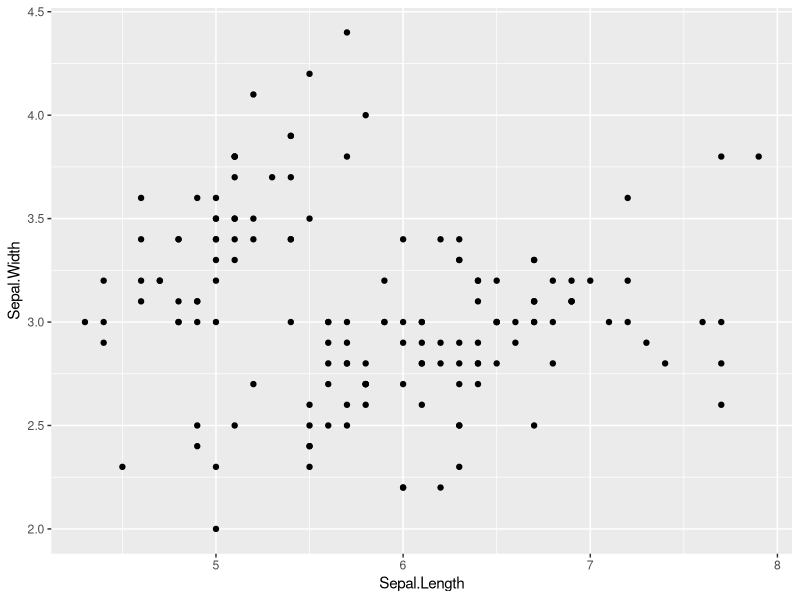
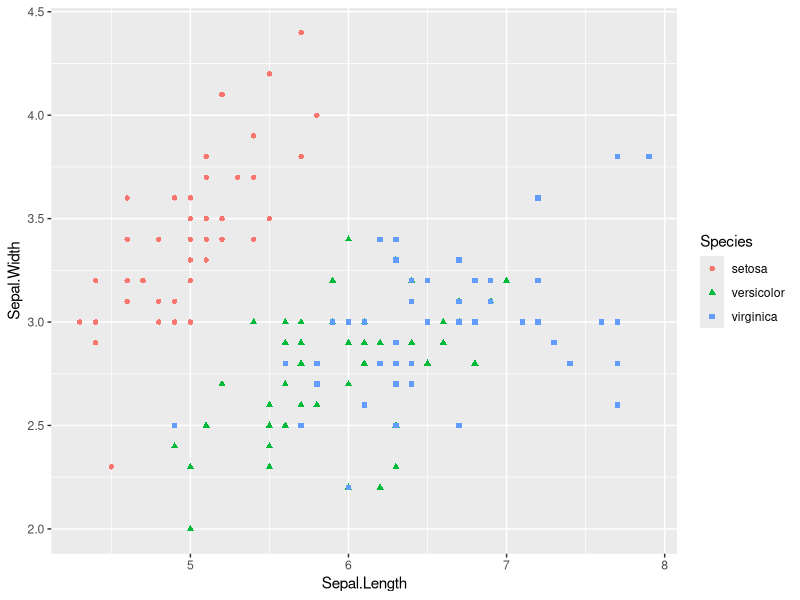
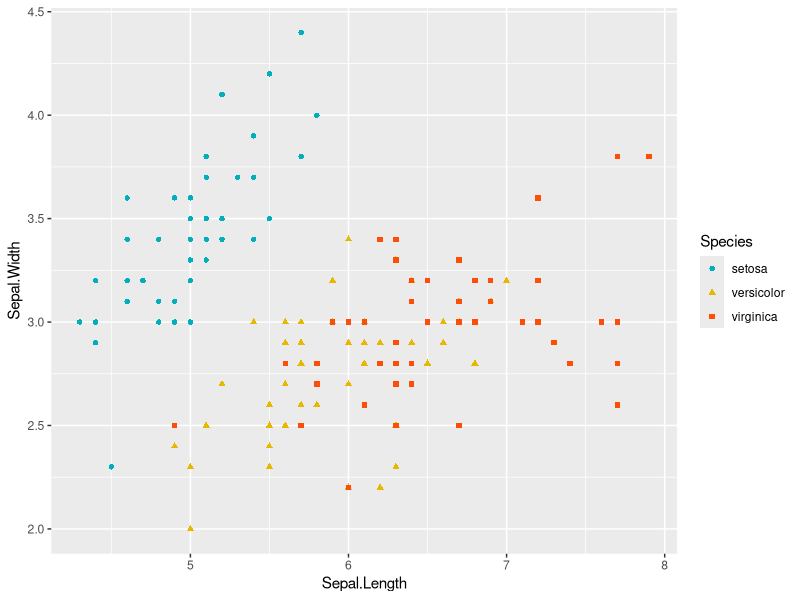
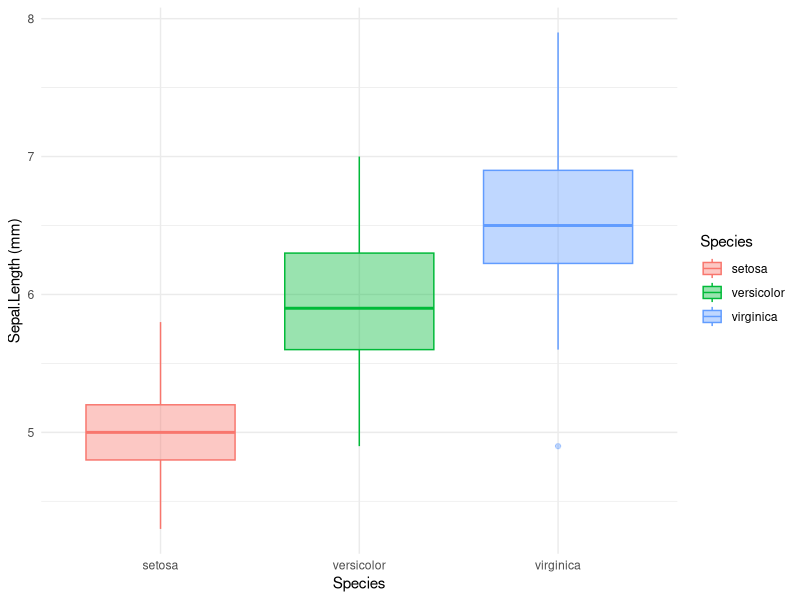
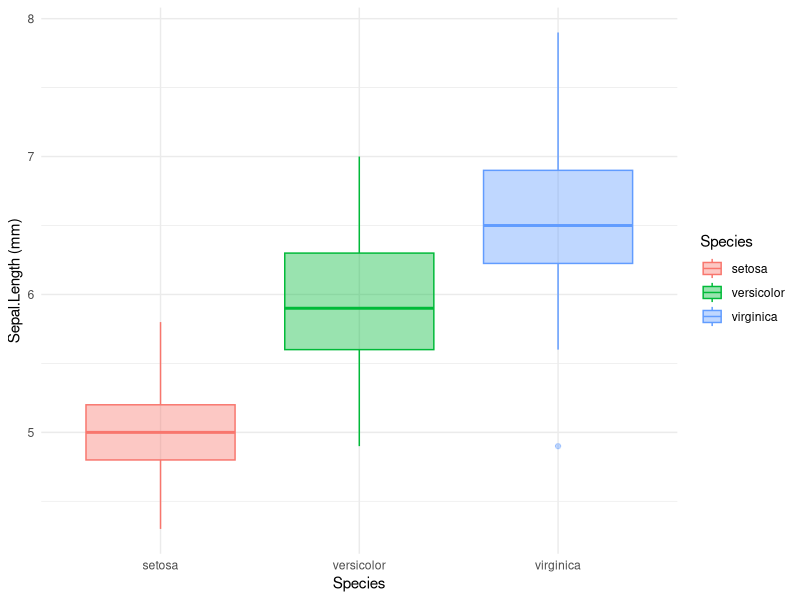
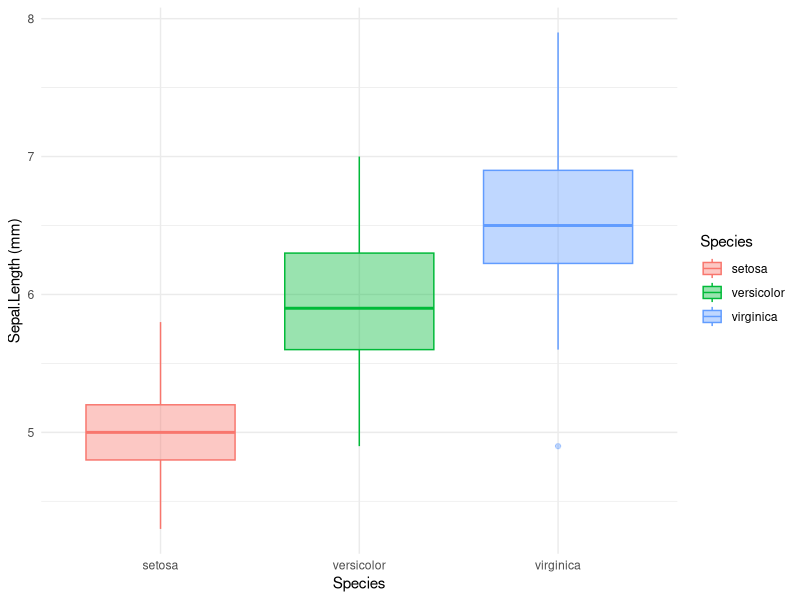
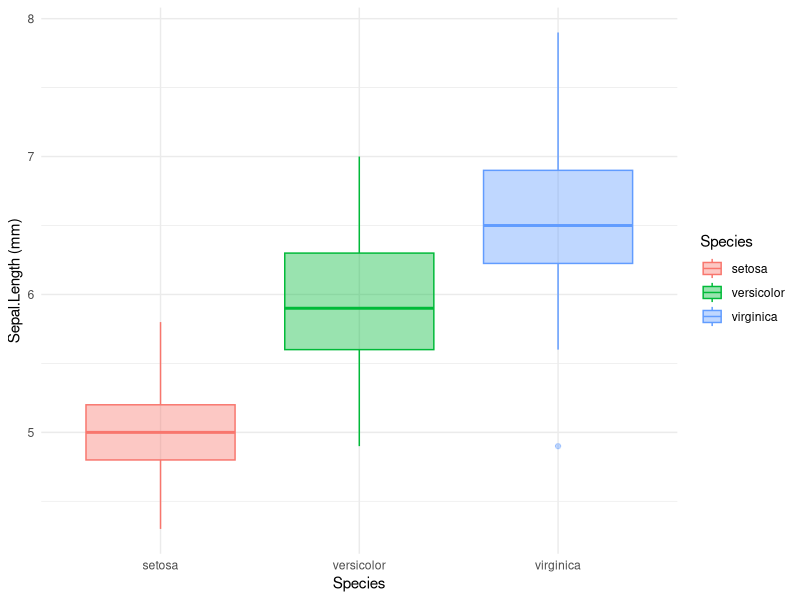

These figures' R source, in order:
## ---- chunk 1
getwd()
## ---- chunk 2
2 + 3
sqrt(25)
## ---- chunk 3
a <- 2 + 3
b <- "bird"
## ---- chunk 4
a
b
## ---- chunk 5
a <- 10
b <- "5"
## ---- chunk 6
str(a)
str(b)
## ---- chunk 7
log(a) # to obtain the logarithm of a
sqrt(a)# to obtain the square root of a
## ---- chunk 8
# we can compare it
log(a) > sqrt(a)
## ---- chunk 9
V1 <- c(2, 6, 9) # numeric vector
V2 <- c("monday", "Tuesday", "Wednesday") # character vector
V3 <- rep(6, 3) # repetition of the same value
V4 <- seq(1, 3, 0.1)# sequence of number
V5 <- 1:100
V5
## ---- chunk 10
length(V1)
## ---- chunk 11

# Example : with list of value (a vector)

x <- c(1, 3, 5, 3, 2, 1, 4, 6, 4, 7, 5, 4, 3)

# get element from 2 to 6

x[2:6]

# get elements 3 et 5 from x.

x[c(3, 5)]

# get value more than 20.

x[x > 5]

# get value of  x where x is equal to 21.

x[x == 5]

# return elements form x the the value different from 5

x[x != 5]
## ---- chunk 12
# 3 lists : ages, sexes et poids

age <- c(20, 30, 40,
         15, 22, 24,
         36, 38)

sexe <- c("F", "M", "F",
          "M", "F", "M",
          "F", "M")

poids <- c(75, 76, 73,
           72, 64, 76,
           73, 72)

# get value from age greater than 20 and less than 30.

age[age > 20 & age < 30]

# Recovering "poids" for those who are older than 25 and female

poids[age > 25 & sexe == "F"]

#Retrieve age values below 20 or above 30.

age[age < 20 | age > 30]
## ---- chunk 13
data(iris)
## ---- chunk 14
str(iris)
## ---- chunk 15
date <- c("1_monday", "2_Tuesday", "3_Wednesday",
          "4_Thursday", "5_Friday", "6_Sturday",
          "7_Sunday")

is.character(date)

# temperature in deg Celsius
temperature <- c(24, 27, 25,
               22, 30, 21,
               28)

is.numeric(temperature)

# rain in mm
rain <- c(1, 0, 0,
          5, 2, 0,
          0)

is.numeric(rain)

# make data.frame
df <- data.frame(date, temperature, rain)
str(df)

#To select a column or vector
df$temperature
df[, 2]

# here we use list() instead of c()
# because there is multiple class in inside row

day <- list("8_monday", 29, 1)
new_def <- rbind(df, day)# add row to a data frame
new_def
## ---- chunk 16
df2 <- data.frame(x = c(TRUE, FALSE, NA, NA), y = c(12, 34, 56, 78))
df2
row.names(df2) <- paste("row", 1 : 4, sep = "_")
df2 # what do you see
class(df2)
str(df2)
## ---- chunk 17
head(df)
class(df)
str(df)
# return mean for the numerical column of the data.frame. apply(data,margin,fun). 
# For margin parameter the value 1 return mean for each row, 
# for margin=2 return mean for each selected column.
apply(df[, 2:3], 2, mean)
## ---- chunk 18
tidyverse::tidyverse_packages()
## ---- chunk 19
library(tidyverse)
data("iris")
#To select a variable with tidyverse
dplyr::select(iris, Species)
## ---- chunk 20
#To select several variables with tidyverse
dplyr::select(iris,Species, Sepal.Length, Sepal.Width)

# To select several lines inside data frame
dplyr::slice(iris, 22:30)
# I can affect it to an object

subdata <- dplyr::slice(iris, 22:30)

#or choosing different lines
myline <- c(22, 38, 120) # I build a vector containing the line that I want
dplyr::slice(iris,myline)
## ---- chunk 21
library(dplyr)

df1 <- iris %>%
  filter(Sepal.Length > 6) %>% # filtered using size of Sepal Length
  filter(Species == "versicolor") # and the species
nrow(df1)
dim(df1)
## ---- chunk 22
iris %>%
  select(Sepal.Length, Species) %>%
  mutate(Sepal.Length2 = Sepal.Length * 2) %>%
  mutate(Sepal.Length2_squared = Sepal.Length2 * Sepal.Length2)

iris %>%
  select(Sepal.Length, Species) %>%
  mutate(Sepal.Length = Sepal.Length / mean(Sepal.Length, na.rm = TRUE))

#Sepal.Length_norm is calculated using the mean of the Sepal.Length for all data set.

iris %>%
  select(Sepal.Length, Species) %>%
  group_by(Species) %>%
  mutate(Sepal.Length_norm = Sepal.Length / mean(Sepal.Length, na.rm = TRUE))

# In this last example Sepal.Length_norm is calculated using the mean of the Sepal.Length for each species using group_by()
## ---- chunk 23
iris_modif <- iris %>%
  select(Sepal.Length, Species) %>%
  group_by(Species) %>%
  mutate(Sepal.Length_norm = Sepal.Length / mean(Sepal.Length, na.rm = TRUE))
## ---- chunk 24
ds <- read.table(file="../DATA/tryp_metadata.csv", sep = ",", header = TRUE)
ds
## ---- chunk 25
write.table(ds, "ds.txt", sep = "\t", dec = ".")
## ---- chunk 26
file.remove("ds.txt")
## ---- chunk 27
library(ggplot2)
# scatter plot 
ggplot(data = iris, aes(Sepal.Length, Sepal.Width)) + #  what I want to represent 
  geom_point() # how I represent it
## ---- chunk 28
# We can calorize and give a shape by month
# scatter plot
ggplot(data = iris, aes(Sepal.Length, Sepal.Width)) +
  geom_point(aes(color = Species, shape = Species)) # shape is the same thing with classical plot on R
## ---- chunk 29
# You can change manually color with la fonction scale_color_manual()
ggplot(data = iris, aes(Sepal.Length, Sepal.Width)) +
  geom_point(aes(color = Species, shape = Species)) +
  scale_color_manual(values = c("#00AFBB", "#E7B800", "#FC4E07"))
## ---- chunk 30
#Boxplot
ggplot(data = iris, aes(Species, Sepal.Length)) + #  what I want to represent 
  geom_boxplot(aes(color = Species, fill = Species), alpha=0.4) + # how I represent it. Here I changed geometry using boxplot.
  labs(x ="Species", y = "Sepal.Length (mm)") +
  theme_minimal()
## ---- chunk 31
#Boxplot
g1 <- ggplot(data = iris, aes(Species, Sepal.Length)) + #  what I want to represent 
  geom_boxplot(aes(color = Species, fill = Species), alpha = 0.4) +# how I represent it. Here I changed geometry using boxplot.
  labs(x = "Species", y = "Sepal.Length (mm)") +
  theme_minimal()
g1
## ---- chunk 32
pdf("yourfile.pdf")
g1
dev.off()
## ---- chunk 33
ggsave("~/yourfile2.png", g1)
